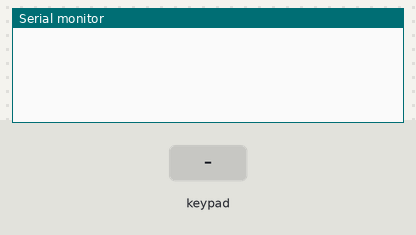
Bench run of a sketch on a simulated Arduino Uno, built with avr-gcc and run on an emulated ATmega328P. Parts: the last lines printed to the serial monitor. Wiring (inferred from the names in the program): 4×4 keypad with keys 1 2 3 A 4 5 6 B 7 8 9 C * 0 # D: rows pin 11, pin 10, pin 9, pin 8; columns pin 7, pin 6, pin 5, pin 4. The inputs (shaded band) are chosen by the test bench.

Above: at 1.2 s.
1.3 s: key '1' pressed
At 1.8 s:
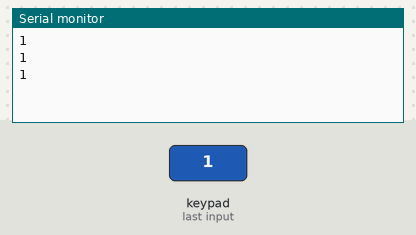
2.8 s: keypad keys 1 1 1 0 9 8 # pressed 0.4 s apart
At 6.0 s:
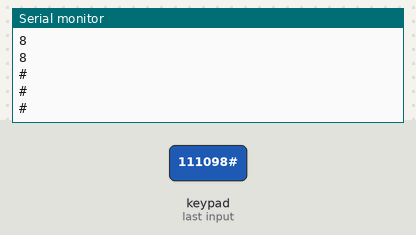
7.1 s: key 'A' pressed
At 8.3 s:
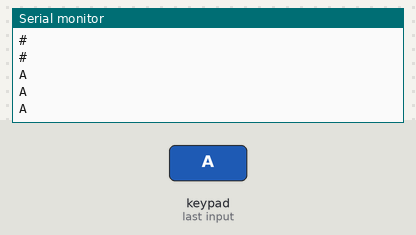
8.6 s: keypad keys 1 1 1 0 9 8 * pressed 0.4 s apart
At 11.6 s:
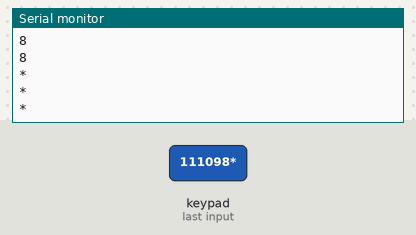
12.9 s: key 'B' pressed
At 14.1 s:
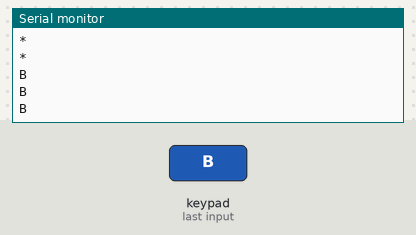
14.4 s: keypad keys 1 1 1 0 9 8 D pressed 0.4 s apart
At 18.4 s:
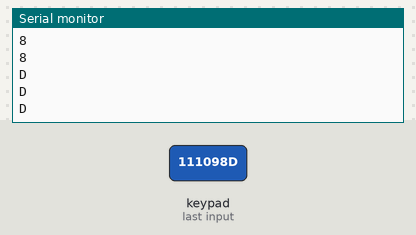
Timing chart, 0 to 19.7 s (numbered marks = the images above; inputs shaded):
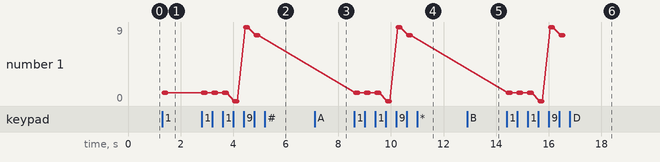

Measured:
- after the input at 1.3 s, the serial monitor: prints a new line after 0.05 s (image 1)
- after the input at 2.8 s, the serial monitor: prints a new line after 1.3 s (image 2)
- after the input at 7.1 s, the serial monitor: prints a new line after 0.05 s (image 3)
- after the input at 8.6 s, the serial monitor: prints a new line after 0.05 s (image 4)
- after the input at 12.9 s, the serial monitor: prints a new line after 0.05 s (image 5)
- after the input at 14.4 s, the serial monitor: prints a new line after 0.05 s (image 6)
- plotted number 1: 1 → 8 after the input at 2.8 s

The sketch:

4_4.ino
```cpp
const byte ROWS = 4; //four rows
const byte COLS = 4; //four columns
char keys[ROWS][COLS] = {
  {'1','2','3','A'},
  {'4','5','6','B'},
  {'7','8','9','C'},
  {'*','0','#','D'}
};
byte rowPins[ROWS] = {11, 10, 9, 8}; //connect to the row pinouts of the keypad
byte colPins[COLS] = {7, 6, 5, 4}; //connect to the column pinouts of the keypad

void setup() {
  for (byte i = 0; i < ROWS; i++) {
    pinMode(rowPins[i], INPUT_PULLUP);
  }
  for (byte i = 0; i < COLS; i++) {
    pinMode(colPins[i], OUTPUT);
  }
  Serial.begin(9600); //initialize serial communication
}

void loop() {
  char key = getKey();
  if (key) {
    Serial.println(key);
  }
}

char getKey() {
  for (byte c = 0; c < COLS; c++) {
    digitalWrite(colPins[c], LOW);
    for (byte r = 0; r < ROWS; r++) {
      if (digitalRead(rowPins[r]) == LOW) {
        digitalWrite(colPins[c], HIGH);
        delay(50);
        return keys[r][c];
      }
    }
    digitalWrite(colPins[c], HIGH);
  }
  return 0;
}
```
